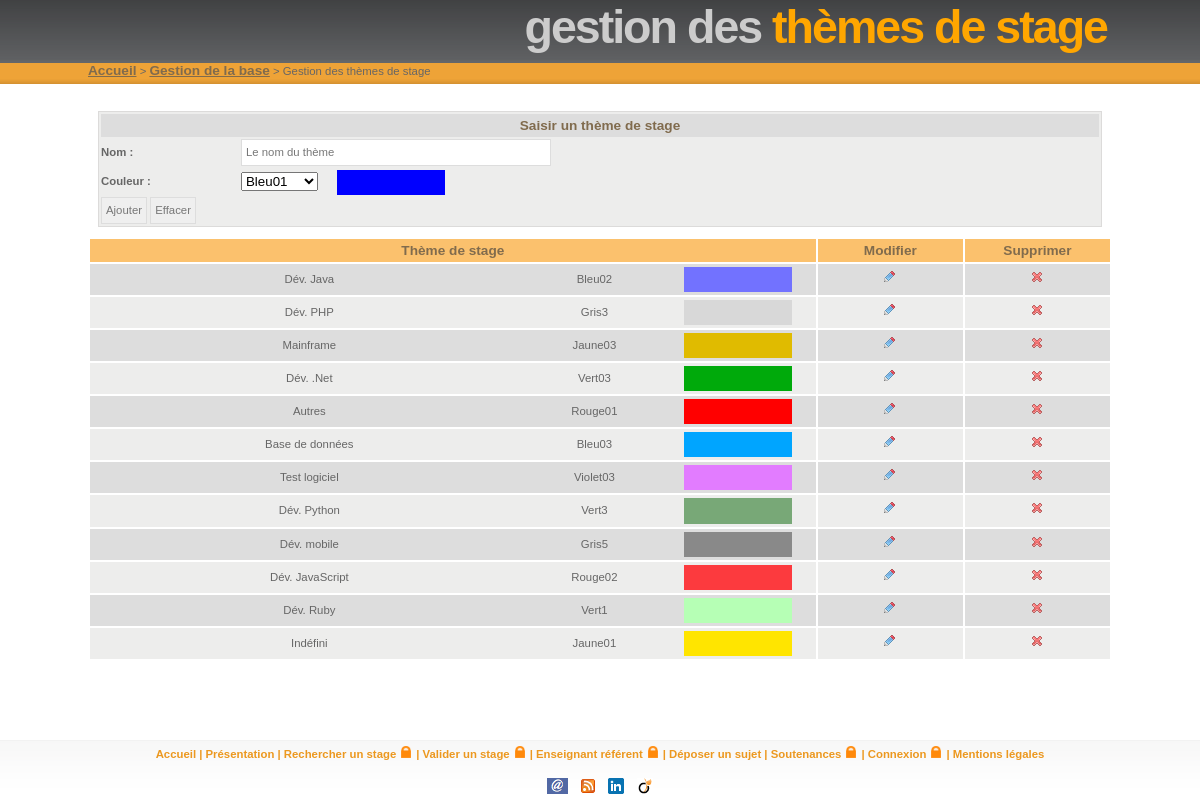
Page /gestion/communs/gestionThemeDeStage.php on the committed database.
### tables this page shows
CREATE TABLE `theme_destage` (
  `idtheme` int(10) NOT NULL,
  `theme` varchar(20) NOT NULL,
  `idcouleur` int(10) NOT NULL
);

CREATE TABLE `couleur` (
  `idcouleur` int(10) NOT NULL,
  `nomcouleur` varchar(100) NOT NULL,
  `codehexa` varchar(6) NOT NULL DEFAULT '000000'
);

### classes/bdd/connec.inc (called while the page is built, shortened)
<?php
$tab20 = 'couleur';
$tab23 = 'theme_destage';
?>

### classes/bdd/Couleur_BDD.php (called while the page is built, shortened)
<?php
class Couleur_BDD {
    public static function getCouleur($identifiant) {
	global $db;
	global $tab20;
	$sql = "SELECT * FROM $tab20 WHERE idcouleur='$identifiant';";
	$res = $db->query($sql);
	if ($res) {
	    $enreg = $res->fetch_array();
	    return $enreg;
	} else
	    return FALSE;
    }
    public static function listerCouleur() {
	global $db;
	global $tab20;
	$sql = "SELECT * FROM $tab20 ORDER BY nomcouleur ASC;";
	$result = $db->query($sql);
	$tabCouleur = array();
	if ($result) {
	    while ($couleur = $result->fetch_array()) {
		$tab = array();
		array_push($tab, $couleur["idcouleur"]);
		array_push($tab, $couleur["nomcouleur"]);
		array_push($tab, $couleur["codehexa"]);
		array_push($tabCouleur, $tab);
	    }
	}
	return $tabCouleur;
    }
}
?>

### classes/moteur/Couleur.php (called while the page is built, shortened)
<?php
class Couleur {
    var $identifiant_BDD;
    var $nom;
    var $code;
    public function __construct($identifiant_BDD, $nom, $code) {
	$this->identifiant_BDD = $identifiant_BDD;
	$this->nom = $nom;
	$this->code = $code;
    }
    public function getIdentifiantBDD() {
	return $this->identifiant_BDD;
    }
    public function getNom() {
	return $this->nom;
    }
    public function getCode() {
	return $this->code;
    }
    public static function getCouleur($idCouleur) {
	$couleurBDD = Couleur_BDD::getCouleur($idCouleur);
	return new Couleur($couleurBDD["idcouleur"],
			   $couleurBDD["nomcouleur"],
			   $couleurBDD["codehexa"]);
    }
    public static function listerCouleur() {
	$tabCouleur = array();
	$tabCouleurString = Couleur_BDD::listerCouleur();
	for ($i = 0; $i < sizeof($tabCouleurString); $i++)
	    array_push($tabCouleur, new Couleur($tabCouleurString[$i][0],
						$tabCouleurString[$i][1],
						$tabCouleurString[$i][2]));
	return $tabCouleur;
    }
}
?>

### classes/bdd/ThemeDeStage_BDD.php (called while the page is built, shortened)
<?php
class ThemeDeStage_BDD {
    public static function getListeTheme() {
	global $db;
	global $tab23;
	$requete = "SELECT * FROM $tab23;";
	$result = $db->query($requete);
	$tabThemes = array();
	if ($result){
	    while ($theme = $result->fetch_array()) {
		$tab = array();
		array_push($tab, $theme["idtheme"]);
		array_push($tab, $theme["theme"]);
		array_push($tab, $theme["idcouleur"]);
		array_push($tabThemes, $tab);
	    }
	}
	return $tabThemes;
    }
}
?>

### classes/moteur/ThemeDeStage.php (called while the page is built, shortened)
<?php
class ThemeDeStage {
    var $idTheme;
    var $theme;
    var $identifiant_couleur;
    public function __construct($idtheme, $theme, $identifiant_couleur) {
	$this->idTheme = $idtheme;
	$this->theme = $theme;
	$this->identifiant_couleur = $identifiant_couleur;
    }
    public function getIdentifiantBDD() {
	return $this->idTheme;
    }
    public function getTheme() {
	return $this->theme;
    }
    public function getCouleur() {
	return Couleur::getCouleur($this->identifiant_couleur);
    }
    public static function getListeTheme() {
	$tabThemesStr = ThemeDeStage_BDD::getListeTheme();
	$tab_themes = array();
	for ($i = 0; $i < sizeof($tabThemesStr); $i++)
	    array_push($tab_themes,
		    new ThemeDeStage($tabThemesStr[$i][0],
				     $tabThemesStr[$i][1],
				     $tabThemesStr[$i][2]));
	return $tab_themes;
    }
}
?>

### classes/ihm/ThemeDeStage_IHM.php (the view, shortened to what this page needs)
<?php
class ThemeDeStage_IHM {
    public static function afficherFormulaireSaisie() {
	$tabCouleur = Couleur::listerCouleur();
	?>
	<form method=post action="">
	    <table>
		<tr id="entete2">
		    <td colspan="2">Saisir un thème de stage</td>
		</tr>
		<tr>
		    <th>Nom :</td>
		    <td>
			<input id="theme" type="text" name="theme" value="Le nom du thème">
		    </td>
		</tr>
		<tr>
		    <th>Couleur :</th>
		    <td>
			<select id="idcouleur" name="idcouleur" onchange='showColor()'>
			    <?php
			    for ($i = 0; $i < sizeof($tabCouleur); $i++)
				echo "<option value='" . $tabCouleur[$i]->getIdentifiantBDD() . "' style='color: #" . $tabCouleur[$i]->getCode() . ";'>" . $tabCouleur[$i]->getNom() . "</option>";
			    ?>
			</select>
			<input id="couleurActuel" readonly="disabled" style="background-color: <?php echo '#' . $tabCouleur[0]->getCode(); ?>; width: 100px; border-width: 0px;"/>
		    </td>
		</tr>
		<tr>
		    <td colspan="2">
			<input type=submit value="Ajouter"/>
			<input type=reset value="Effacer" onclick="effacer()"/>
		    </td>
		</tr>
	    </table>
	</form>
	<?php
    }
	?>
	<?php
    public static function afficherListeThemeDeStageAEditer() {
	$tabThemes = ThemeDeStage::getListeTheme();
	if (sizeof($tabThemes) > 0) {
	    echo
	    "<table>
		<tr id='entete'>
		    <td width='50%'>Thème de stage</td>
		    <td width='10%' align='center'>Modifier</td>
		    <td width='10%' align='center'>Supprimer</td>
		</tr>";
	    for ($i = 0; $i < sizeof($tabThemes); $i++) {
		$couleur = $tabThemes[$i]->getCouleur();
		?>
		<tr class="ligne<?php echo $i % 2; ?>">
		    <td>
			<table >
			    <tr>
				<td width="60%"><?php echo $tabThemes[$i]->getTheme(); ?></td>
				<td width='20%'><?php echo $couleur->getNom(); ?></td>
				<td width='20%'>
				    <input readonly="disabled" style="background-color:<?php echo '#' . $couleur->getCode(); ?>; width: 100px; border-width: 0px;"/>
				</td>
			    </tr>
			</table>
		    </td>
		    <td align="center">
			<a href="gestionThemeDeStage.php?action=mod&id=<?php echo $tabThemes[$i]->getIdentifiantBDD(); ?>">
			    <img src="../../images/reply.png"/>
			</a>
		    </td>
		    <td align="center">
			<a href="gestionThemeDeStage.php?action=sup&id=<?php echo $tabThemes[$i]->getIdentifiantBDD(); ?>">
			    <img src="../../images/action_delete.png"/>
			</a>
		    </td>
		</tr>
		<?php
	    }
	    echo "</table>";
	    echo "<br/><br/>";
	} else {
	    echo "<br/><center>Aucun thème n'a été trouvé.</center><br/>";
	}
    }
}
?>

### classes/ihm/Orange.css (style rules this page uses)
* { margin: 0; padding: 0; }
html { height: 100%; }
body { height: 100%; margin: 0; padding: 0; font: 71%/1.5em Verdana, 'Trebuchet MS', Arial, Sans-serif; background: url(../../images/headerbg.png) repeat-x; color: #666666; text-align: center; }
a { color: #EC981F; }
img { margin: 5px; border: 0; }
table { width: 100%; }
form { margin:10px; padding: 0; border: 1px solid #dcdbda; background-color: #ededec; }
input { padding: 4px; border:1px solid #ddd; font: normal 1em/1.5em Verdana, sans-serif; color:#777; }
input[type="text"] { width: 300px; }
select { margin-bottom: 4px; margin-top: 4px; }
#entete { background: #fbc16d; }
#entete td { font: bold 1.2em 'Trebuchet MS', Tahoma, Sans-serif; color: #806B4D; padding: 4px; }
#entete td, .ligne0 td, .ligne1 td { padding-left: 5px; padding-right: 5px; text-align: center; }
#entete2 { background: #DDDDDD; }
#entete2 td { font: bold 1.2em 'Trebuchet MS', Tahoma, Sans-serif; text-align: center; color: #806B4D; padding: 4px; }
#entete2 td, .ligne0 td, .ligne1 td { padding-left: 5px; padding-right: 5px; }
.ligne0 { background: #DDDDDD; }
.ligne1 { background: #ededec; }

### rows in the picture
theme_destage: theme "Dév. Java", idcouleur.nomcouleur "Bleu02"
theme_destage: theme "Dév. PHP", idcouleur.nomcouleur "Gris3"
theme_destage: theme "Mainframe", idcouleur.nomcouleur "Jaune03"
theme_destage: theme "Dév. .Net", idcouleur.nomcouleur "Vert03"
theme_destage: theme "Autres", idcouleur.nomcouleur "Rouge01"
theme_destage: theme "Base de données", idcouleur.nomcouleur "Bleu03"
theme_destage: theme "Test logiciel", idcouleur.nomcouleur "Violet03"
theme_destage: theme "Dév. Python", idcouleur.nomcouleur "Vert3"
theme_destage: theme "Dév. mobile", idcouleur.nomcouleur "Gris5"
theme_destage: theme "Dév. JavaScript", idcouleur.nomcouleur "Rouge02"
theme_destage: theme "Dév. Ruby", idcouleur.nomcouleur "Vert1"
theme_destage: theme "Indéfini", idcouleur.nomcouleur "Jaune01"

### other values in the picture
$titreGris "gestion des"
$titreOrange "thèmes de stage"
$liens[$i][1] "Accueil"
$liens[$i][1] "Gestion de la base"
$titreGris "Gestion des"
form field idcouleur "Bleu01"
